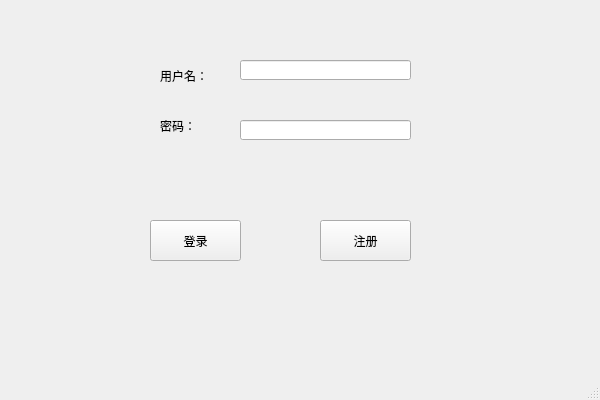
<?xml version="1.0" encoding="UTF-8"?>
<ui version="4.0">
 <class>ClientWidget</class>
 <widget class="QMainWindow" name="ClientWidget">
  <property name="geometry">
   <rect>
    <x>0</x>
    <y>0</y>
    <width>600</width>
    <height>400</height>
   </rect>
  </property>
  <property name="minimumSize">
   <size>
    <width>600</width>
    <height>400</height>
   </size>
  </property>
  <property name="maximumSize">
   <size>
    <width>600</width>
    <height>400</height>
   </size>
  </property>
  <property name="windowTitle">
   <string>MainWindow</string>
  </property>
  <widget class="QWidget" name="centralwidget">
   <widget class="QLabel" name="label">
    <property name="geometry">
     <rect>
      <x>160</x>
      <y>70</y>
      <width>54</width>
      <height>12</height>
     </rect>
    </property>
    <property name="text">
     <string>用户名：</string>
    </property>
   </widget>
   <widget class="QLabel" name="label_2">
    <property name="geometry">
     <rect>
      <x>160</x>
      <y>120</y>
      <width>54</width>
      <height>12</height>
     </rect>
    </property>
    <property name="text">
     <string>密码：</string>
    </property>
   </widget>
   <widget class="QLineEdit" name="nickNameLine">
    <property name="geometry">
     <rect>
      <x>240</x>
      <y>60</y>
      <width>171</width>
      <height>20</height>
     </rect>
    </property>
   </widget>
   <widget class="QLineEdit" name="passwordLine">
    <property name="geometry">
     <rect>
      <x>240</x>
      <y>120</y>
      <width>171</width>
      <height>20</height>
     </rect>
    </property>
    <property name="echoMode">
     <enum>QLineEdit::Password</enum>
    </property>
   </widget>
   <widget class="QPushButton" name="logBtn">
    <property name="geometry">
     <rect>
      <x>150</x>
      <y>220</y>
      <width>91</width>
      <height>41</height>
     </rect>
    </property>
    <property name="text">
     <string>登录</string>
    </property>
   </widget>
   <widget class="QPushButton" name="regBtn">
    <property name="geometry">
     <rect>
      <x>320</x>
      <y>220</y>
      <width>91</width>
      <height>41</height>
     </rect>
    </property>
    <property name="text">
     <string>注册</string>
    </property>
   </widget>
  </widget>
  <widget class="QMenuBar" name="menubar">
   <property name="geometry">
    <rect>
     <x>0</x>
     <y>0</y>
     <width>600</width>
     <height>21</height>
    </rect>
   </property>
  </widget>
  <widget class="QStatusBar" name="statusbar"/>
 </widget>
 <resources/>
 <connections/>
</ui>
